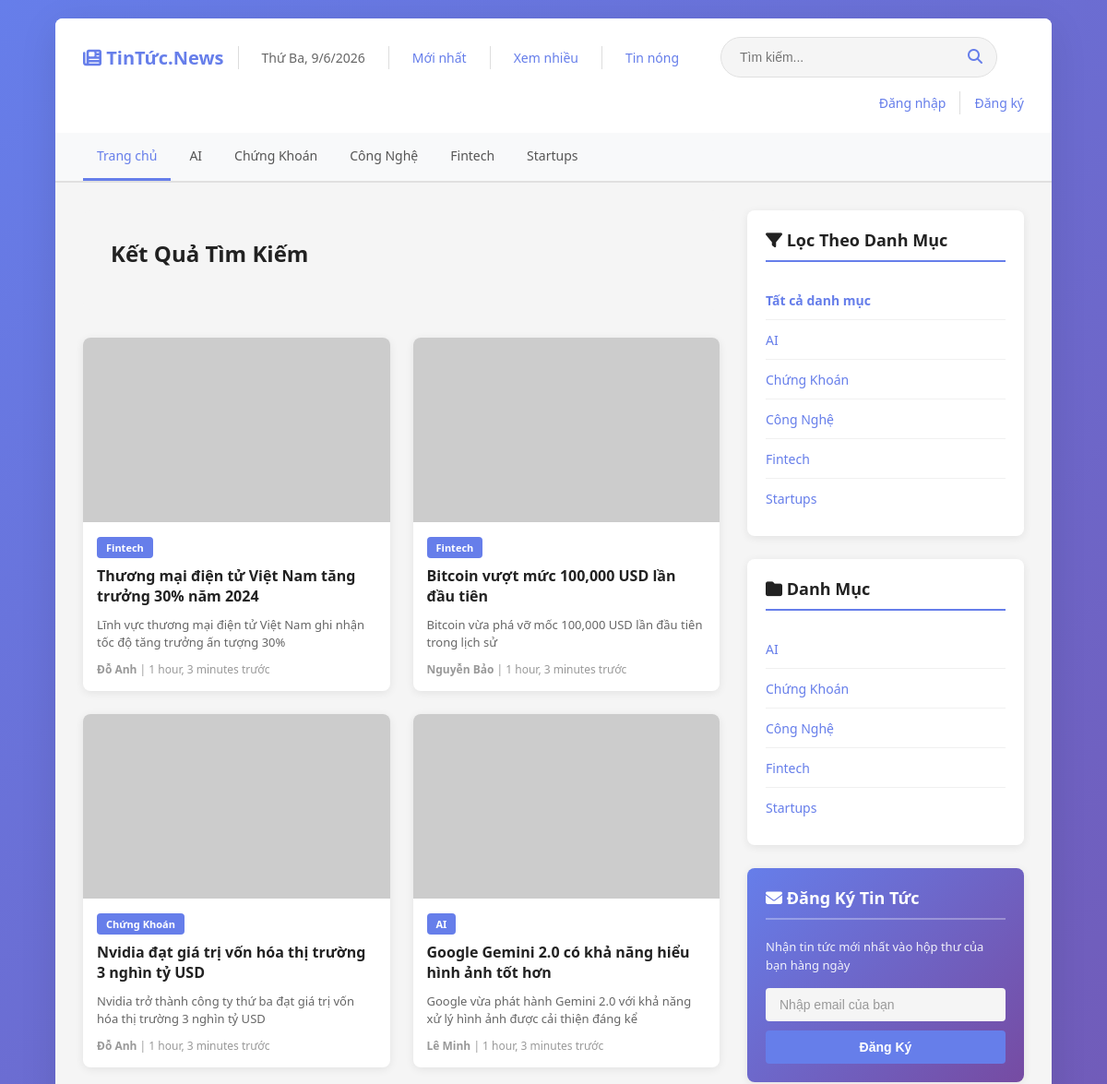
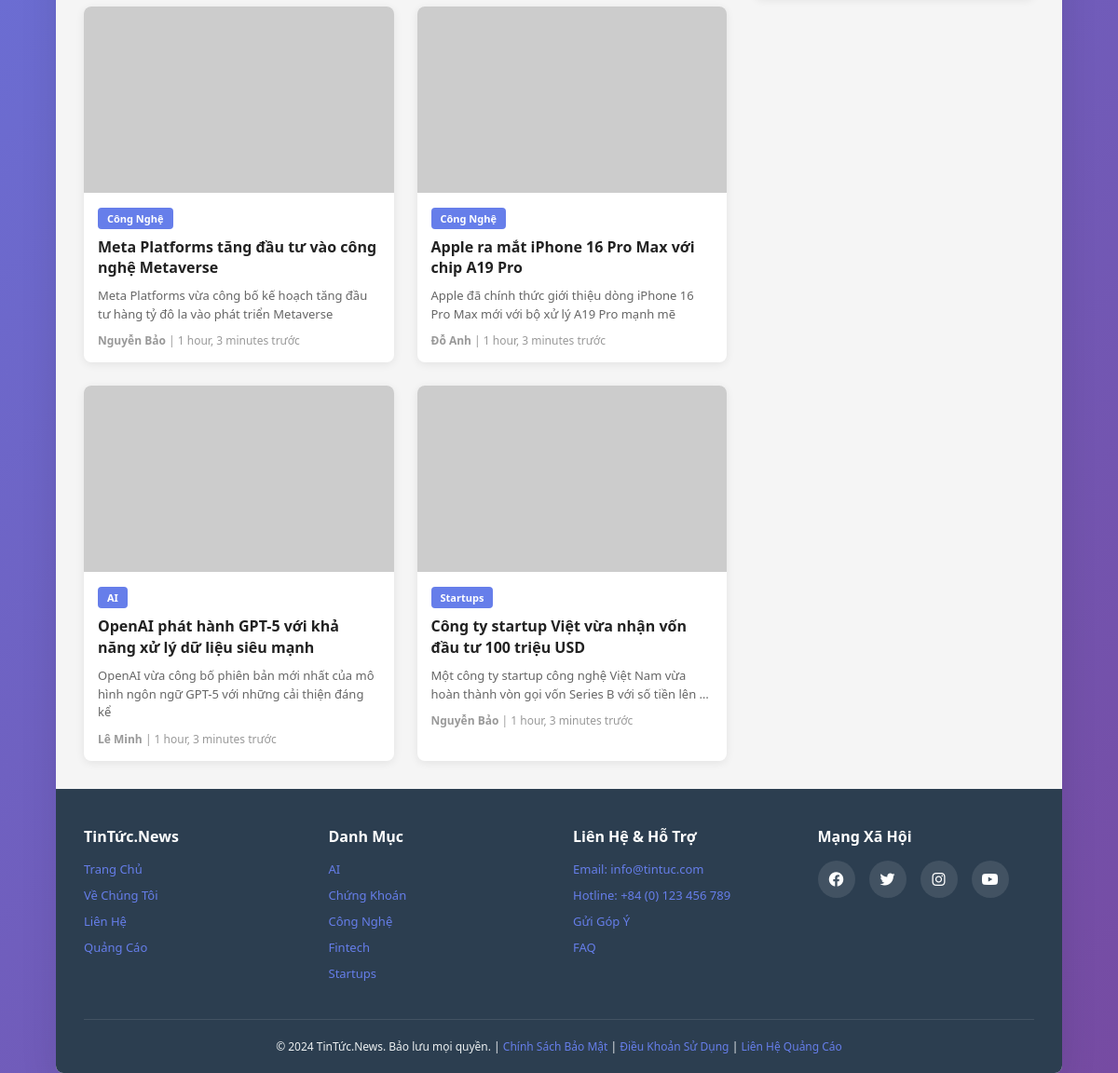
Page /tim-kiem/ on the committed database (2 pictures, top to bottom).
### Webtintuc/models.py (models this page shows, shortened)
class Category(models.Model):
    name = models.CharField(
        max_length=100,
        unique=True,
        verbose_name="Tên danh mục"
    )
    slug = models.SlugField(
        unique=True,
        verbose_name="URL slug",
        help_text="Sẽ được tạo tự động từ tên"
    )
    description = models.TextField(
        blank=True,
        verbose_name="Mô tả"
    )
    icon = models.CharField(
        max_length=50,
        default="fas fa-newspaper",
        verbose_name="Icon (Font Awesome class)"
    )
    color = models.CharField(
        max_length=7,
        default="#667eea",
        verbose_name="Màu sắc"
    )
    created_at = models.DateTimeField(
        auto_now_add=True,
        verbose_name="Ngày tạo"
    )
    updated_at = models.DateTimeField(
        auto_now=True,
        verbose_name="Ngày cập nhật"
    )
    class Meta:
        verbose_name = "Danh mục"
        verbose_name_plural = "Danh mục"
        ordering = ['name']

class News(models.Model):
    STATUS_CHOICES = (
        ('draft', 'Bản nháp'),
        ('published', 'Đã xuất bản'),
        ('archived', 'Đã lưu trữ'),
    )
    title = models.CharField(
        max_length=250,
        verbose_name="Tiêu đề"
    )
    slug = models.SlugField(
        unique=True,
        verbose_name="URL slug",
        help_text="Sẽ được tạo tự động từ tiêu đề"
    )
    category = models.ForeignKey(
        Category,
        on_delete=models.SET_NULL,
        null=True,
        related_name='news_items',
        verbose_name="Danh mục"
    )
    author = models.ForeignKey(
        Author,
        on_delete=models.SET_NULL,
        null=True,
        related_name='news_articles',
        verbose_name="Tác giả"
    )
    featured_image = models.ImageField(
        upload_to='news_images/',
        verbose_name="Hình ảnh nổi bật"
    )
    description = models.TextField(
        verbose_name="Mô tả ngắn",
        help_text="Mô tả ngắn gọn về bài viết (khoảng 200 từ)"
    )
    content = models.TextField(
        verbose_name="Nội dung bài viết"
    )
    is_featured = models.BooleanField(
        default=False,
        verbose_name="Tin nổi bật"
    )
    status = models.CharField(
        max_length=20,
        choices=STATUS_CHOICES,
        default='draft',
        verbose_name="Trạng thái"
    )
    views = models.IntegerField(
        default=0,
        verbose_name="Lượt xem"
    )
    created_at = models.DateTimeField(
        auto_now_add=True,
        verbose_name="Ngày tạo"
    )
    updated_at = models.DateTimeField(
        auto_now=True,
        verbose_name="Ngày cập nhật"
    )
    published_at = models.DateTimeField(
        null=True,
        blank=True,
        verbose_name="Ngày xuất bản"
    )
    class Meta:
        verbose_name = "Tin tức"
        verbose_name_plural = "Tin tức"
        ordering = ['-published_at', '-created_at']
        indexes = [
            models.Index(fields=['-published_at']),
            models.Index(fields=['category', '-published_at']),
            models.Index(fields=['is_featured', '-published_at']),
        ]
    @property
    def time_since_published(self):
        if self.published_at:
            from django.utils.timesince import timesince
            return f"{timesince(self.published_at)} trước"
        return "Chưa xuất bản"

class Author(models.Model):
    name = models.CharField(
        max_length=100,
        verbose_name="Tên tác giả"
    )
    email = models.EmailField(
        unique=True,
        verbose_name="Email"
    )
    bio = models.TextField(
        blank=True,
        verbose_name="Tiểu sử"
    )
    avatar = models.ImageField(
        upload_to='avatars/',
        blank=True,
        null=True,
        verbose_name="Ảnh đại diện"
    )
    created_at = models.DateTimeField(
        auto_now_add=True,
        verbose_name="Ngày tạo"
    )
    updated_at = models.DateTimeField(
        auto_now=True,
        verbose_name="Ngày cập nhật"
    )
    class Meta:
        verbose_name = "Tác giả"
        verbose_name_plural = "Tác giả"
        ordering = ['name']

### Webtintuc/views.py (the view, shortened to what this page needs)
# urls.py: path('tim-kiem/', views.search_news, name='search'),
def search_news(request):
    query = request.GET.get('q', '').strip()
    category = request.GET.get('category', '')
    news_list = News.objects.filter(status='published')
    if category:
        news_list = news_list.filter(category__slug=category)
    news_list = news_list.order_by('-published_at')
    paginator = Paginator(news_list, 12)  # 12 tin mỗi trang
    page_number = request.GET.get('page', 1)
    page_obj = paginator.get_page(page_number)
    categories = Category.objects.all()
    context = {
        'query': query,
        'page_obj': page_obj,
        'categories': categories,
        'selected_category': category,
    }
    return render(request, 'search_results.html', context)

### Webtintuc/templates/search_results.html (shortened to what this page needs)
{% extends "base.html" %}
{% block content %}
<div class="main-wrapper">
    <div class="content-area">
        <section class="search-header" style="background: #f5f5f5; padding: 30px; border-radius: 8px; margin-bottom: 30px;">
            <h2 style="margin-bottom: 15px; color: #222;">Kết Quả Tìm Kiếm</h2>
        </section>
        <section class="news-section">
            {% if page_obj %}
                <div class="news-grid">
                    {% for news in page_obj %}
                    <div class="news-item">
                        <div class="news-item-image">
                            {% if news.featured_image %}
                                <img src="{{ news.featured_image.url }}" alt="{{ news.title }}">
                            {% else %}
                                <img src="https://via.placeholder.com/300x200?text={{ news.category.name }}" alt="{{ news.title }}">
                            {% endif %}
                        </div>
                        <div class="news-item-content">
                            <span class="news-category">{{ news.category.name }}</span>
                            <div class="news-item-title">
                                <a href="{% url 'webtintuc:news_detail' news.slug %}">{{ news.title }}</a>
                            </div>
                            <p class="news-item-desc">{{ news.description|truncatewords:20 }}</p>
                            <p class="news-item-meta">
                                <strong>{{ news.author.name }}</strong> | {{ news.time_since_published }}
                            </p>
                        </div>
                    </div>
                    {% endfor %}
                </div>
            {% endif %}
        </section>
    </div>
    <aside class="sidebar">
        {% if categories %}
        <div class="sidebar-card">
            <h3 class="sidebar-title">
                <i class="fas fa-filter"></i> Lọc Theo Danh Mục
            </h3>
            <ul class="category-list">
                <li>
                    <a href="?q={{ query }}" class="cat-link"
                       style="{% if not selected_category %}font-weight: bold; color: #667eea;{% endif %}">
                        Tất cả danh mục
                    </a>
                </li>
                {% for category in categories %}
                <li>
                    <a href="?q={{ query }}&category={{ category.slug }}" class="cat-link"
                       style="{% if selected_category == category.slug %}font-weight: bold; color: #667eea;{% endif %}">
                        {{ category.name }}
                    </a>
                </li>
                {% endfor %}
            </ul>
        </div>
        {% endif %}
        {% if categories %}
        <div class="sidebar-card">
            <h3 class="sidebar-title">
                <i class="fas fa-folder"></i> Danh Mục
            </h3>
            <ul class="category-list">
                {% for category in categories %}
                <li>
                    <a href="{% url 'webtintuc:category' category.slug %}" class="cat-link">
                        {{ category.name }}
                    </a>
                </li>
                {% endfor %}
            </ul>
        </div>
        {% endif %}
        <div class="sidebar-card newsletter">
            <h3 class="sidebar-title">
                <i class="fas fa-envelope"></i> Đăng Ký Tin Tức
            </h3>
            <p class="newsletter-text">Nhận tin tức mới nhất vào hộp thư của bạn hàng ngày</p>
            <form class="newsletter-form" id="newsletterForm">
                <input type="email" name="email" placeholder="Nhập email của bạn" required>
                <button type="submit">Đăng Ký</button>
            </form>
        </div>
    </aside>
</div>
{% endblock %}

### Webtintuc/templates/base.html (shortened to what this page needs)
{% load static %}
<!DOCTYPE html>
<html lang="vi">
<head>
    <link rel="stylesheet" href="{% static 'css/trang_chu.css' %}">
    <link rel="stylesheet" href="https://cdnjs.cloudflare.com/ajax/libs/font-awesome/6.4.0/css/all.min.css">
</head>
<body>
    <div class="container-main">
        <div class="header">
            <div class="header-top">
                <a href="{% url 'webtintuc:index' %}" class="logo">
                    <i class="fas fa-newspaper"></i> TinTức.News
                </a>
                <div id="clock" class="clock"></div>
                <div class="header-nav">
                    <a href="{% url 'webtintuc:index' %}" class="link-text">Mới nhất</a>
                </div>
                <div class="header-nav">
                    <a href="#" class="link-text">Xem nhiều</a>
                </div>
                <div class="header-nav">
                    <a href="#" class="link-text">Tin nóng</a>
                </div>
                <div class="search-box">
                    <form class="search-form" action="{% url 'webtintuc:search' %}" method="GET">
                        <input class="search-input" type="text" placeholder="Tìm kiếm..." name="q" value="{{ query }}">
                        <button type="submit" class="search-btn"><i class="fas fa-search"></i></button>
                    </form>
                </div>
                <div class="auth-links">
                    <a href="#" class="link-text" onclick="showLogin()">Đăng nhập</a>
                    <a href="#" class="link-text" onclick="showRegister()">Đăng ký</a>
                </div>
            </div>
            <div class="navbar">
                <nav class="categories">
                    <a href="{% url 'webtintuc:index' %}" class="cat-btn {% if not selected_category %}active{% endif %}">
                        Trang chủ
                    </a>
                    {% for category in categories %}
                        <a href="{% url 'webtintuc:category' category.slug %}"
                           class="cat-btn {% if selected_category == category.slug %}active{% endif %}">
                            {{ category.name }}
                        </a>
                    {% endfor %}
                </nav>
            </div>
        </div>
        {% block content %}{% endblock %}
        <footer class="footer">
            <div class="footer-content">
                <div class="footer-section">
                    <h4>TinTức.News</h4>
                    <ul>
                        <li><a href="{% url 'webtintuc:index' %}" class="link-text">Trang Chủ</a></li>
                        <li><a href="#" class="link-text">Về Chúng Tôi</a></li>
                        <li><a href="#" class="link-text">Liên Hệ</a></li>
                        <li><a href="#" class="link-text">Quảng Cáo</a></li>
                    </ul>
                </div>
                <div class="footer-section">
                    <h4>Danh Mục</h4>
                    <ul>
                        {% for category in categories %}
                            <li><a href="{% url 'webtintuc:category' category.slug %}" class="link-text">{{ category.name }}</a></li>
                        {% endfor %}
                    </ul>
                </div>
                <div class="footer-section">
                    <h4>Liên Hệ & Hỗ Trợ</h4>
                    <ul>
                        <li><a href="mailto:info@tintuc.com" class="link-text">Email: info@tintuc.com</a></li>
                        <li><a href="tel:+84123456789" class="link-text">Hotline: +84 (0) 123 456 789</a></li>
                        <li><a href="#" class="link-text">Gửi Góp Ý</a></li>
                        <li><a href="#" class="link-text">FAQ</a></li>
                    </ul>
                </div>
                <div class="footer-section">
                    <h4>Mạng Xã Hội</h4>
                    <div class="social-links">
                        <a href="#" class="social-icon" target="_blank" title="Facebook">
                            <i class="fab fa-facebook"></i>
                        </a>
                        <a href="#" class="social-icon" target="_blank" title="Twitter">
                            <i class="fab fa-twitter"></i>
                        </a>
                        <a href="#" class="social-icon" target="_blank" title="Instagram">
                            <i class="fab fa-instagram"></i>
                        </a>
                        <a href="#" class="social-icon" target="_blank" title="YouTube">
                            <i class="fab fa-youtube"></i>
                        </a>
                    </div>
                </div>
            </div>
            <div class="footer-bottom">
                <p>&copy; 2024 TinTức.News. Bảo lưu mọi quyền. |
                    <a href="#" class="link-text">Chính Sách Bảo Mật</a> |
                    <a href="#" class="link-text">Điều Khoản Sử Dụng</a> |
                    <a href="#" class="link-text">Liên Hệ Quảng Cáo</a>
                </p>
            </div>
        </footer>
    </div>
</body>
</html>

### Webtintuc/templates/base.html (style rules this page uses)
.container-main { width: 90%; max-width: 1400px; margin: 0 auto; background: white; border-radius: 8px; box-shadow: 0 10px 40px rgba(0, 0, 0, 0.1); overflow: hidden; }

### Webtintuc/templates/search_results.html (style rules this page uses)
.newsletter-form { display: flex; flex-direction: column; gap: 10px; }
.newsletter-form input, .newsletter-form button { padding: 10px 15px; border: none; border-radius: 4px; font-size: 14px; }
.newsletter-form input { background: #f5f5f5; color: #333; }
.newsletter-form input::placeholder { color: #999; }
.newsletter-form button { background: #667eea; color: white; cursor: pointer; font-weight: bold; transition: background 0.3s; }

### rows in the picture
Category: name "AI"
Category: name "Chứng Khoán"
Category: name "Công Nghệ"
Category: name "Fintech"
Category: name "Startups"
News: category.name "Fintech", title "Thương mại điện tử Việt Nam tăng trưởng 30% năm 2024", description "Lĩnh vực thương mại điện tử Việt Nam ghi nhận tốc độ tăng trưởng ấn tượng 30%", author.name "Đỗ Anh", time_since_published "1 hour, 3 minutes trước"
News: category.name "Fintech", title "Bitcoin vượt mức 100,000 USD lần đầu tiên", description "Bitcoin vừa phá vỡ mốc 100,000 USD lần đầu tiên trong lịch sử", author.name "Nguyễn Bảo", time_since_published "1 hour, 3 minutes trước"
News: category.name "Chứng Khoán", title "Nvidia đạt giá trị vốn hóa thị trường 3 nghìn tỷ USD", description "Nvidia trở thành công ty thứ ba đạt giá trị vốn hóa thị trường 3 nghìn tỷ USD", author.name "Đỗ Anh", time_since_published "1 hour, 3 minutes trước"
News: category.name "AI", title "Google Gemini 2.0 có khả năng hiểu hình ảnh tốt hơn", description "Google vừa phát hành Gemini 2.0 với khả năng xử lý hình ảnh được cải thiện đáng kể", author.name "Lê Minh", time_since_published "1 hour, 3 minutes trước"
News: category.name "Công Nghệ", title "Meta Platforms tăng đầu tư vào công nghệ Metaverse", description "Meta Platforms vừa công bố kế hoạch tăng đầu tư hàng tỷ đô la vào phát triển Metaverse", author.name "Nguyễn Bảo", time_since_published "1 hour, 3 minutes trước"
News: category.name "Công Nghệ", title "Apple ra mắt iPhone 16 Pro Max với chip A19 Pro", description "Apple đã chính thức giới thiệu dòng iPhone 16 Pro Max mới với bộ xử lý A19 Pro mạnh mẽ", author.name "Đỗ Anh", time_since_published "1 hour, 3 minutes trước"
News: category.name "AI", title "OpenAI phát hành GPT-5 với khả năng xử lý dữ liệu siêu mạnh", description "OpenAI vừa công bố phiên bản mới nhất của mô hình ngôn ngữ GPT-5 với những cải thiện đáng kể", author.name "Lê Minh", time_since_published "1 hour, 3 minutes trước"
News: category.name "Startups", title "Công ty startup Việt vừa nhận vốn đầu tư 100 triệu USD", description "Một công ty startup công nghệ Việt Nam vừa hoàn thành vòn gọi vốn Series B với số tiền lên …", author.name "Nguyễn Bảo", time_since_published "1 hour, 3 minutes trước"
